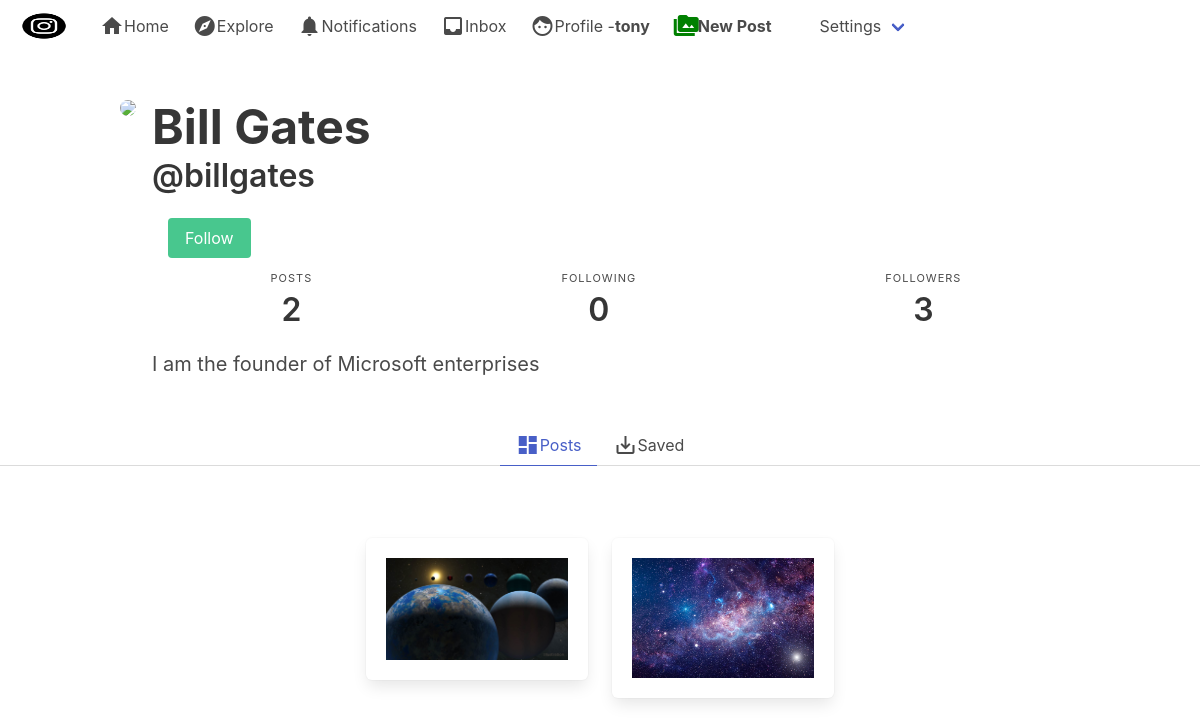
The app's page /billgates/ (signed in) with its own data.
### authy/models.py (models this page shows)
class Profile(models.Model):
	user = models.OneToOneField(User, on_delete=models.CASCADE)
	first_name = models.CharField(max_length=50, null=True, blank=True)
	last_name = models.CharField(max_length=50, null=True, blank=True)
	location = models.CharField(max_length=50, null=True, blank=True)
	url = models.CharField(max_length=80, null=True, blank=True)
	profile_info = models.TextField(max_length=150, null=True, blank=True)
	created = models.DateField(auto_now_add=True)
	favorites = models.ManyToManyField(Post)
	picture = models.ImageField(upload_to=user_directory_path, blank=True, null=True, verbose_name='Picture')

### post/models.py (models this page shows)
class Post(models.Model):
    id = models.UUIDField(primary_key=True, default=uuid.uuid4, editable=False)
    picture = models.ImageField(upload_to=user_directory_path, verbose_name='Picture', null=False)
    caption = models.TextField(max_length=1500, verbose_name='Caption')
    posted = models.DateTimeField(auto_now_add=True)
    tags = models.ManyToManyField(Tag, related_name='tags')
    user = models.ForeignKey(User, on_delete=models.CASCADE)
    likes = models.IntegerField(default=0)
    def get_absolute_url(self):
        return reverse('postdetails', args=[str(self.id)])

### authy/views.py (the view)
# urls.py: path('<username>/', UserProfile, name='profile'),
def UserProfile(request, username):
	user = get_object_or_404(User, username=username)
	profile = Profile.objects.get(user=user)
	url_name = resolve(request.path).url_name
	if url_name == 'profile':
		posts = Post.objects.filter(user=user).order_by('-posted')
	else:
		posts = profile.favorites.all()
	posts_count = Post.objects.filter(user=user).count()
	following_count= Follow.objects.filter(follower=user).count()
	followers_count = Follow.objects.filter(following=user).count()
	follow_status = Follow.objects.filter(following=user, follower=request.user).exists()
	paginator = Paginator(posts, 8)
	page_number = request.GET.get('page')
	posts_paginator = paginator.get_page(page_number)
	template = loader.get_template('profile.html')
	context = {
		'posts': posts_paginator,
		'profile':profile,
		'url_name':url_name,
		'posts_count': posts_count,
		'followers_count': followers_count,
		'following_count': following_count,
		'follow_status': follow_status,
	}
	return HttpResponse(template.render(context, request))

### instagram/templates/profile.html (shortened to what this page needs)
{% extends 'base.html' %}
{% load static %}
{% block content %}
        <article class="media">
            <div class="media-left">
                <figure class="image is-256x256">
                  {% if profile.picture %}
                  <img class="is-rounded" src="{{ profile.picture.url }}">
                  {% else %}
                  <img class="is-rounded" src="https://bulma.io/images/placeholders/256x256.png">
                  {% endif %}
                </figure>
            </div>
            <div class="media-content">
                <div class="content">
                    <h1 style="font-weight:bold;" class="title is-1">{% if profile.first_name %}{{ profile.first_name }} {{ profile.last_name}}{% endif %}</h1>
                    <h2 class="subtitle is-3">@{{ profile.user }}</h2>
                  {% if user.is_authenticated and user != profile.user %}
                    <div class="media-right">
                    {% if follow_status == True %}
                      <a href="{% url 'follow' profile.user 0 %}" class="button is-danger">UnFollow</a>
                    {% else %}
                      <a href="{% url 'follow' profile.user 1 %}" class="button is-success">Follow</a>
                    {% endif %}
                    </div>
                  {% endif %}
                </div>
        <nav class="level is-mobile">
            <div class="level-item has-text-centered">
              <div>
                <p class="heading">Posts</p>
                <p class="title">{{ posts_count }}</p>
              </div>
            </div>
            <div class="level-item has-text-centered">
              <div>
                <p class="heading">Following</p>
                <p class="title">{{ following_count }}</p>
              </div>
            </div>
            <div class="level-item has-text-centered">
              <div>
                <p class="heading">Followers</p>
                <p class="title">{{ followers_count }}</p>
              </div>
            </div>
          </nav>
<p class="subtitle is-5">{% if profile.profile_info %} {{ profile.profile_info }} {% endif %}</p>
</div>
        </article>
    </div>
  </section>
  <div class="tabs is-centered">
    <ul>
      <li class="{% if url_name == 'profile' %}is-active{% endif %}">
      <a href="{% url 'profile' profile.user %}">  <i class="material-icons">dashboard</i>Posts</a>
      </li>
      <li class="{% if url_name == 'profilefavorites' %}is-active{% endif %}">
      <a href="{% url 'profilefavorites' profile.user %} "><i class="material-icons">save_alt</i>Saved</a>
     </li>
    </ul>
  </div>
  <section class="section">
    <div class="container">
      <div class="columns is-mobile is-multiline is-centered">
      {% for post in posts %}
        <div class="column is-one-quarter">
           <div class="box">
                <figure class="image is-256x256">
                    <a href="{{ post.get_absolute_url  }}"><img src="{{ post.picture.url  }}" alt="Image"></a>
                 </figure>
             </div>
          </div>
      {% empty %}
         <br>
          <h3 class="title is-3">You do not have any post!</h3>
      {% endfor %}
    </div>
    </div>
  </section>
  {% endblock %}

### instagram/templates/base.html (shortened to what this page needs)
{% load static %}
<!DOCTYPE html>
<html>
  <head>
    <link rel="stylesheet" href="{% static 'css/bulma.min.css' %}">
    <link rel="stylesheet" href="{% static 'css/style.css' %}">
  </head>
  <body>
    <nav class="navbar" role="navigation" aria-label="main navigation">
  <div class="navbar-brand">
    <a class="navbar-item" href="https://bulma.io">
      <img src="{% static 'img/i.png' %}" width="64" height="64">
    </a>
  </div>
  <div id="navbarBasicExample" class="navbar-menu">
    <div class="navbar-start">
      <a href="{% url 'index' %}" class="navbar-item">
        <span class="material-icons">home</span>
        Home
      </a>
      <a class="navbar-item">
        <span class="material-icons">explore</span>
        Explore
      </a>
      <a class="navbar-item">
        <span class="material-icons">notifications</span>
        Notifications
      </a>
      <a class="navbar-item">
        <span class="material-icons">inbox</span>
        Inbox
      </a>
      <a href="{% url 'profile' request.user %}" class="navbar-item">
        <span class="material-icons">face</span>
        Profile -<strong>{{ request.user }}</strong>
      </a>
      <a href="{% url 'newpost' %}" class="navbar-item">
        <i style="color:green; font-weight:bold" class="material-icons">perm_media</i>
        <strong>New Post</strong
      </a>
      <div class="navbar-item has-dropdown is-hoverable">
        <a class="navbar-link">
        Settings
        </a>
      </div>
    </div>
  </div>
</nav>
  <section class="section">
    <div class="container">
        {% block content %}
        {% endblock %}
  </body>
</html>

### records on screen
Profile: first_name "Bill", last_name "Gates", user "billgates", profile_info "I am the founder of Microsoft enterprises"
Post: picture (picture)
Post: picture (picture)

### other values on screen
{{ request.user }} "tony"
{{ posts_count }} "2"
{{ following_count }} "0"
{{ followers_count }} "3"
